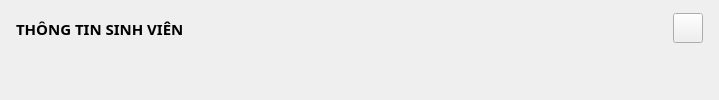
         <widget class="QWidget" name="students_popup">
          <layout class="QVBoxLayout" name="verticalLayout_12">
           <item>
            <widget class="QWidget" name="head_admins_3" native="true">
             <property name="maximumSize">
              <size>
               <width>16777215</width>
               <height>35</height>
              </size>
             </property>
             <property name="styleSheet">
              <string notr="true"/>
             </property>
             <layout class="QHBoxLayout" name="horizontalLayout_5">
              <property name="spacing">
               <number>5</number>
              </property>
              <property name="leftMargin">
               <number>5</number>
              </property>
              <property name="topMargin">
               <number>0</number>
              </property>
              <property name="rightMargin">
               <number>5</number>
              </property>
              <property name="bottomMargin">
               <number>0</number>
              </property>
              <item>
               <widget class="QLabel" name="admin_label_3">
                <property name="font">
                 <font>
                  <family>Cascadia Code</family>
                  <pointsize>11</pointsize>
                  <weight>75</weight>
                  <bold>true</bold>
                 </font>
                </property>
                <property name="text">
                 <string>THÔNG TIN SINH VIÊN</string>
                </property>
               </widget>
              </item>
              <item>
               <spacer name="horizontalSpacer_4">
                <property name="orientation">
                 <enum>Qt::Horizontal</enum>
                </property>
                <property name="sizeHint" stdset="0">
                 <size>
                  <width>484</width>
                  <height>20</height>
                 </size>
                </property>
               </spacer>
              </item>
              <item>
               <widget class="QPushButton" name="pushButton_3">
                <property name="maximumSize">
                 <size>
                  <width>30</width>
                  <height>30</height>
                 </size>
                </property>
                <property name="text">
                 <string/>
                </property>
                <property name="icon">
                 <iconset resource="resources/resources.qrc">
                  <normaloff>:/icon-EC8482/EC8482/x-octagon.svg</normaloff>:/icon-EC8482/EC8482/x-octagon.svg</iconset>
                </property>
                <property name="iconSize">
                 <size>
                  <width>30</width>
                  <height>30</height>
                 </size>
                </property>
               </widget>
              </item>
             </layout>
            </widget>
           </item>
           <item>
            <widget class="QWidget" name="body_admins_3" native="true">
             <property name="styleSheet">
              <string notr="true"/>
             </property>
             <widget class="QLineEdit" name="admin_id_text_3">
              <property name="enabled">
               <bool>false</bool>
              </property>
              <property name="geometry">
               <rect>
                <x>20</x>
                <y>100</y>
                <width>351</width>
                <height>31</height>
               </rect>
              </property>
              <property name="font">
               <font>
                <family>Cascadia Code</family>
                <pointsize>11</pointsize>
                <weight>50</weight>
                <bold>false</bold>
               </font>
              </property>
              <property name="styleSheet">
               <string notr="true">background-color: rgb(255, 255, 255);</string>
              </property>
             </widget>
             <widget class="QLineEdit" name="admin_username_text_3">
              <property name="geometry">
               <rect>
                <x>20</x>
                <y>200</y>
                <width>351</width>
                <height>31</height>
               </rect>
              </property>
              <property name="font">
               <font>
                <family>Cascadia Code</family>
                <pointsize>11</pointsize>
                <weight>50</weight>
                <bold>false</bold>
               </font>
              </property>
              <property name="styleSheet">
               <string notr="true">background-color: rgb(255, 255, 255);</string>
              </property>
             </widget>
             <widget class="QLineEdit" name="admin_password_text_5">
              <property name="geometry">
               <rect>
                <x>20</x>
                <y>300</y>
                <width>351</width>
                <height>31</height>
               </rect>
              </property>
              <property name="font">
               <font>
                <family>Cascadia Code</family>
                <pointsize>11</pointsize>
                <weight>50</weight>
                <bold>false</bold>
               </font>
              </property>
              <property name="styleSheet">
               <string notr="true">background-color: rgb(255, 255, 255);</string>
              </property>
             </widget>
             <widget class="QLabel" name="admin_id_label_3">
              <property name="geometry">
               <rect>
                <x>30</x>
                <y>60</y>
                <width>201</width>
                <height>31</height>
               </rect>
              </property>
              <property name="font">
               <font>
                <family>Cascadia Code</family>
                <pointsize>11</pointsize>
                <weight>75</weight>
                <bold>true</bold>
               </font>
              </property>
              <property name="text">
               <string>Mã sinh viên</string>
              </property>
             </widget>
             <widget class="QLabel" name="admin_username_label_3">
              <property name="geometry">
               <rect>
                <x>30</x>
                <y>160</y>
                <width>201</width>
                <height>31</height>
               </rect>
              </property>
              <property name="font">
               <font>
                <family>Cascadia Code</family>
                <pointsize>11</pointsize>
                <weight>75</weight>
                <bold>true</bold>
               </font>
              </property>
              <property name="text">
               <string>Tên sinh viên</string>
              </property>
             </widget>
             <widget class="QLabel" name="admin_password_label_5">
              <property name="geometry">
               <rect>
                <x>30</x>
                <y>260</y>
                <width>201</width>
                <height>31</height>
               </rect>
              </property>
              <property name="font">
               <font>
                <family>Cascadia Code</family>
                <pointsize>11</pointsize>
                <weight>75</weight>
                <bold>true</bold>
               </font>
              </property>
              <property name="text">
               <string>Lớp quản lý</string>
              </property>
             </widget>
             <widget class="QPushButton" name="admin_save_btn_3">
              <property name="geometry">
               <rect>
                <x>520</x>
                <y>390</y>
                <width>93</width>
                <height>28</height>
               </rect>
              </property>
              <property name="font">
               <font>
                <family>Cascadia Code</family>
                <pointsize>11</pointsize>
               </font>
              </property>
              <property name="styleSheet">
               <string notr="true">background-color: rgb(255, 255, 255);</string>
              </property>
              <property name="text">
               <string>Lưu</string>
              </property>
             </widget>
             <widget class="QPushButton" name="admin_refesh_btn_3">
              <property name="geometry">
               <rect>
                <x>650</x>
                <y>390</y>
                <width>93</width>
                <height>28</height>
               </rect>
              </property>
              <property name="font">
               <font>
                <family>Cascadia Code</family>
                <pointsize>11</pointsize>
               </font>
              </property>
              <property name="styleSheet">
               <string notr="true">background-color: rgb(255, 255, 255);</string>
              </property>
              <property name="text">
               <string>Làm mới</string>
              </property>
             </widget>
             <widget class="QLabel" name="admin_password_label_6">
              <property name="geometry">
               <rect>
                <x>410</x>
                <y>60</y>
                <width>201</width>
                <height>31</height>
               </rect>
              </property>
              <property name="font">
               <font>
                <family>Cascadia Code</family>
                <pointsize>11</pointsize>
                <weight>75</weight>
                <bold>true</bold>
               </font>
              </property>
              <property name="text">
               <string>Số điện thoại</string>
              </property>
             </widget>
             <widget class="QLineEdit" name="admin_password_text_6">
              <property name="geometry">
               <rect>
                <x>400</x>
                <y>100</y>
                <width>351</width>
                <height>31</height>
               </rect>
              </property>
              <property name="font">
               <font>
                <family>Cascadia Code</family>
                <pointsize>11</pointsize>
                <weight>50</weight>
                <bold>false</bold>
               </font>
              </property>
              <property name="styleSheet">
               <string notr="true">background-color: rgb(255, 255, 255);</string>
              </property>
             </widget>
             <widget class="QLabel" name="admin_password_label_7">
              <property name="geometry">
               <rect>
                <x>410</x>
                <y>160</y>
                <width>201</width>
                <height>31</height>
               </rect>
              </property>
              <property name="font">
               <font>
                <family>Cascadia Code</family>
                <pointsize>11</pointsize>
                <weight>75</weight>
                <bold>true</bold>
               </font>
              </property>
              <property name="text">
               <string>Địa chỉ</string>
              </property>
             </widget>
             <widget class="QLineEdit" name="admin_password_text_7">
              <property name="geometry">
               <rect>
                <x>400</x>
                <y>200</y>
                <width>351</width>
                <height>31</height>
               </rect>
              </property>
              <property name="font">
               <font>
                <family>Cascadia Code</family>
                <pointsize>11</pointsize>
                <weight>50</weight>
                <bold>false</bold>
               </font>
              </property>
              <property name="styleSheet">
               <string notr="true">background-color: rgb(255, 255, 255);</string>
              </property>
              <property name="text">
               <string/>
              </property>
             </widget>
             <widget class="QLineEdit" name="admin_password_text_8">
              <property name="geometry">
               <rect>
                <x>400</x>
                <y>300</y>
                <width>351</width>
                <height>31</height>
               </rect>
              </property>
              <property name="font">
               <font>
                <family>Cascadia Code</family>
                <pointsize>11</pointsize>
                <weight>50</weight>
                <bold>false</bold>
               </font>
              </property>
              <property name="styleSheet">
               <string notr="true">background-color: rgb(255, 255, 255);</string>
              </property>
             </widget>
             <widget class="QLabel" name="admin_password_label_8">
              <property name="geometry">
               <rect>
                <x>410</x>
                <y>260</y>
                <width>201</width>
                <height>31</height>
               </rect>
              </property>
              <property name="font">
               <font>
                <family>Cascadia Code</family>
                <pointsize>11</pointsize>
                <weight>75</weight>
                <bold>true</bold>
               </font>
              </property>
              <property name="text">
               <string>URL Ảnh</string>
              </property>
             </widget>
            </widget>
           </item>
          </layout>
         </widget>
